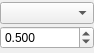
<?xml version="1.0" encoding="UTF-8"?>
<ui version="4.0">
 <class>NodeFilter</class>
 <widget class="QWidget" name="NodeFilter">
  <property name="geometry">
   <rect>
    <x>0</x>
    <y>0</y>
    <width>94</width>
    <height>53</height>
   </rect>
  </property>
  <layout class="QVBoxLayout" name="verticalLayout">
   <property name="spacing">
    <number>0</number>
   </property>
   <property name="leftMargin">
    <number>0</number>
   </property>
   <property name="topMargin">
    <number>0</number>
   </property>
   <property name="rightMargin">
    <number>0</number>
   </property>
   <property name="bottomMargin">
    <number>2</number>
   </property>
   <item>
    <widget class="QComboBox" name="_type"/>
   </item>
   <item>
    <widget class="QDoubleSpinBox" name="_value">
     <property name="decimals">
      <number>3</number>
     </property>
     <property name="maximum">
      <double>1.000000000000000</double>
     </property>
     <property name="singleStep">
      <double>0.100000000000000</double>
     </property>
     <property name="value">
      <double>0.500000000000000</double>
     </property>
    </widget>
   </item>
  </layout>
 </widget>
 <resources/>
 <connections/>
</ui>
